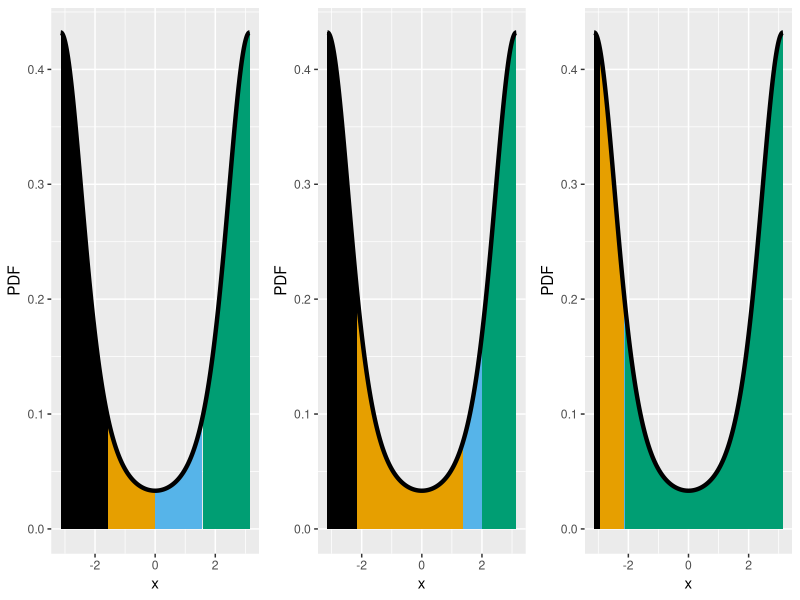
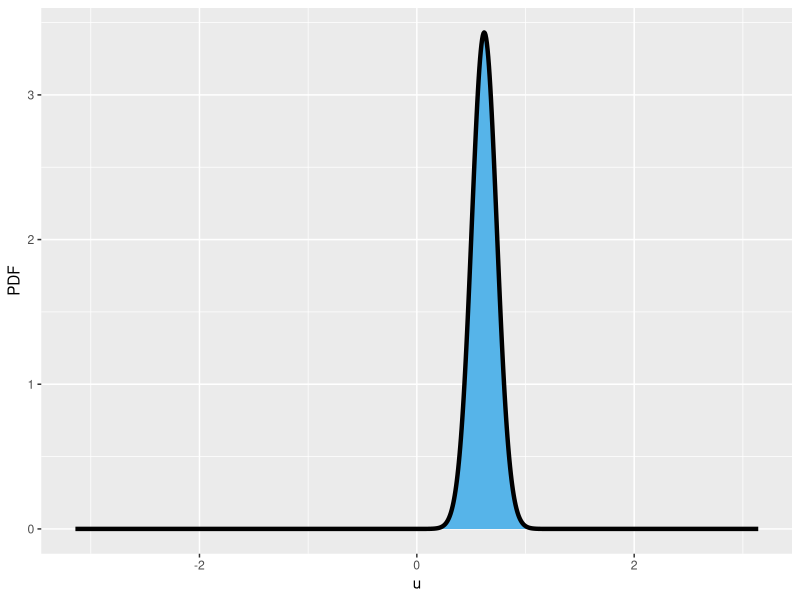
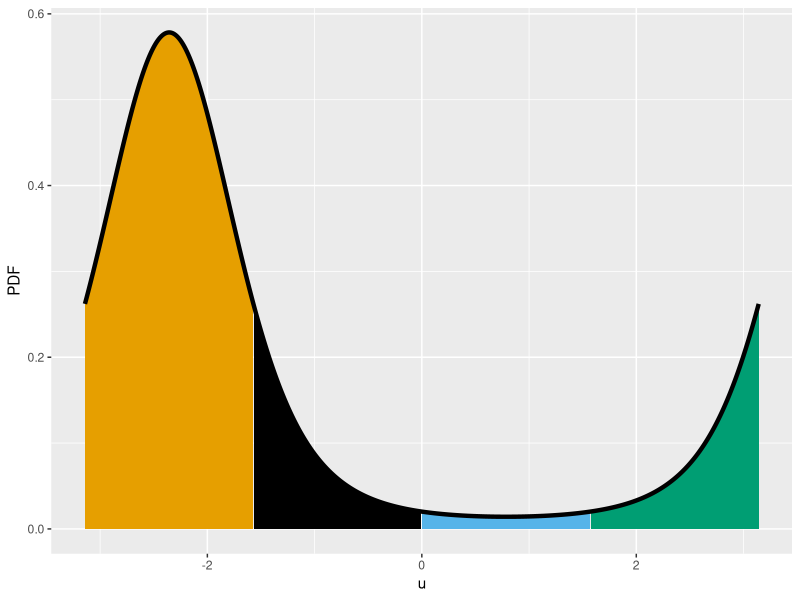
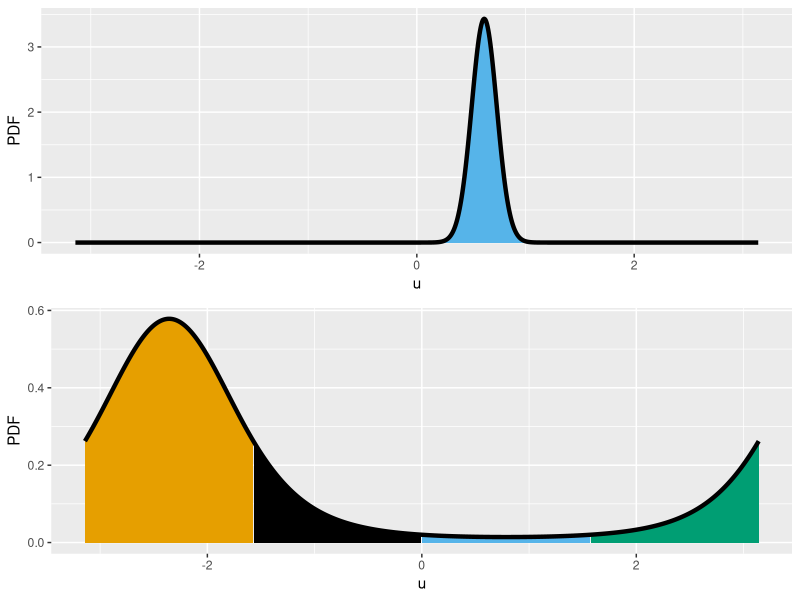

Reproduce these figures in R, in order.
##
## Plot Figures for the France Paper
##

## Libraries
library(tidyverse)

## Functions that I need
dprojnorm <- function(angle, mn=c(0,0), log=FALSE){
  u <- cbind(cos(angle), sin(angle))
  if(length(mn)==2){
    ut.mu <- rowSums(scale(u, center=FALSE, scale=1/mn))
    mn <- matrix(mn, nrow=1)
  } else if(length(mn)>2) {
    ut.mu <- rowSums(u*mn)
  }
  pdfout <- -log(2*pi) - 0.5*rowSums(mn^2) +
    log(1+ut.mu*pnorm(ut.mu)/dnorm(ut.mu))
  if(log==TRUE){
    return(pdfout)
  } else {
    return(exp(pdfout))
  }
}

cb  <- c("#000000", "#E69F00", "#56B4E9", "#009E73", 
                       "#F0E442", "#0072B2", "#D55E00", "#CC79A7")

## Create a plot of a projected normal
mu <- c(-1,0)
plt.df <- data.frame(x=seq(-pi, pi, length=1000))
plt.df <- plt.df %>%
  mutate(PDF=dprojnorm(x, mu)) %>%
  mutate(Reg1=cut(x, breaks=4,  labels=1:4)) %>%
  mutate(Reg2=cut(x, breaks=c(-pi, sort(runif(3, -pi, pi)), pi),  labels=1:4, include.lowest=TRUE)) %>%
  mutate(Reg3=cut(x, breaks=c(-pi, sort(runif(3, -pi, pi)), pi),  labels=1:4, include.lowest=TRUE)) %>%
  mutate(lwr=0)
p1 <- ggplot() +
  geom_ribbon(data=plt.df %>% filter(Reg1==1), mapping=aes(x=x, ymin=lwr, ymax=PDF), fill=cb[1]) +
  geom_ribbon(data=plt.df %>% filter(Reg1==2), mapping=aes(x=x, ymin=lwr, ymax=PDF), fill=cb[2]) +
  geom_ribbon(data=plt.df %>% filter(Reg1==3), mapping=aes(x=x, ymin=lwr, ymax=PDF), fill=cb[3]) +
  geom_ribbon(data=plt.df %>% filter(Reg1==4), mapping=aes(x=x, ymin=lwr, ymax=PDF), fill=cb[4]) +
  geom_line(data=plt.df, aes(x=x, y=PDF), size=1.5) +
  xlim(-pi, pi)
p2 <- ggplot() +
  geom_ribbon(data=plt.df %>% filter(Reg2==1), mapping=aes(x=x, ymin=lwr, ymax=PDF), fill=cb[1]) +
  geom_ribbon(data=plt.df %>% filter(Reg2==2), mapping=aes(x=x, ymin=lwr, ymax=PDF), fill=cb[2]) +
  geom_ribbon(data=plt.df %>% filter(Reg2==3), mapping=aes(x=x, ymin=lwr, ymax=PDF), fill=cb[3]) +
  geom_ribbon(data=plt.df %>% filter(Reg2==4), mapping=aes(x=x, ymin=lwr, ymax=PDF), fill=cb[4]) +
  geom_line(data=plt.df, aes(x=x, y=PDF), size=1.5) +
  xlim(-pi, pi)
p3 <- ggplot() +
  geom_ribbon(data=plt.df %>% filter(Reg3==1), mapping=aes(x=x, ymin=lwr, ymax=PDF), fill=cb[1]) +
  geom_ribbon(data=plt.df %>% filter(Reg3==2), mapping=aes(x=x, ymin=lwr, ymax=PDF), fill=cb[2]) +
  geom_ribbon(data=plt.df %>% filter(Reg3==3), mapping=aes(x=x, ymin=lwr, ymax=PDF), fill=cb[3]) +
  geom_ribbon(data=plt.df %>% filter(Reg3==4), mapping=aes(x=x, ymin=lwr, ymax=PDF), fill=cb[4]) +
  geom_line(data=plt.df, aes(x=x, y=PDF), size=1.5) +
  xlim(-pi, pi)
gridExtra::grid.arrange(p1, p2, p3, nrow=1)



### for two different mu values
mu1 <- c(7.0, 5.0)
plt.df <- data.frame(u=seq(-pi, pi, length=1000))
plt.df <- plt.df %>%
  mutate(PDF=dprojnorm(u, mu1)) %>%
  mutate(Reg1=cut(u, breaks=4,  labels=1:4)) %>%
  mutate(Reg2=cut(u, breaks=seq(-pi, pi, by=pi/2),  labels=1:4, include.lowest=TRUE)) %>%
  mutate(Reg3=cut(u, breaks=seq(-pi, pi, by=pi/2),  labels=1:4, include.lowest=TRUE)) %>%
  mutate(lwr=0)
p1 <- ggplot() +
  geom_ribbon(data=plt.df %>% filter(Reg1==1), mapping=aes(x=u, ymin=lwr, ymax=PDF), fill=cb[2]) +
  geom_ribbon(data=plt.df %>% filter(Reg1==2), mapping=aes(x=u, ymin=lwr, ymax=PDF), fill=cb[1]) +
  geom_ribbon(data=plt.df %>% filter(Reg1==3), mapping=aes(x=u, ymin=lwr, ymax=PDF), fill=cb[3]) +
  geom_ribbon(data=plt.df %>% filter(Reg1==4), mapping=aes(x=u, ymin=lwr, ymax=PDF), fill=cb[4]) +
  geom_line(data=plt.df, aes(x=u, y=PDF), size=1.5) +
  xlim(-pi, pi)
p1

mu2 <- c(-1.0, -1.0)
plt.df <- data.frame(u=seq(-pi, pi, length=1000))
plt.df <- plt.df %>%
  mutate(PDF=dprojnorm(u, mu2)) %>%
  mutate(Reg1=cut(u, breaks=4,  labels=1:4)) %>%
  mutate(Reg2=cut(u, breaks=seq(-pi, pi, by=pi/2),  labels=1:4, include.lowest=TRUE)) %>%
  mutate(Reg3=cut(u, breaks=seq(-pi, pi, by=pi/2),  labels=1:4, include.lowest=TRUE)) %>%
  mutate(lwr=0)
p2 <- ggplot() +
  geom_ribbon(data=plt.df %>% filter(Reg1==1), mapping=aes(x=u, ymin=lwr, ymax=PDF), fill=cb[2]) +
  geom_ribbon(data=plt.df %>% filter(Reg1==2), mapping=aes(x=u, ymin=lwr, ymax=PDF), fill=cb[1]) +
  geom_ribbon(data=plt.df %>% filter(Reg1==3), mapping=aes(x=u, ymin=lwr, ymax=PDF), fill=cb[3]) +
  geom_ribbon(data=plt.df %>% filter(Reg1==4), mapping=aes(x=u, ymin=lwr, ymax=PDF), fill=cb[4]) +
  geom_line(data=plt.df, aes(x=u, y=PDF), size=1.5) +
  xlim(-pi, pi)
p2

gridExtra::grid.arrange(p1, p2,nrow=2)


